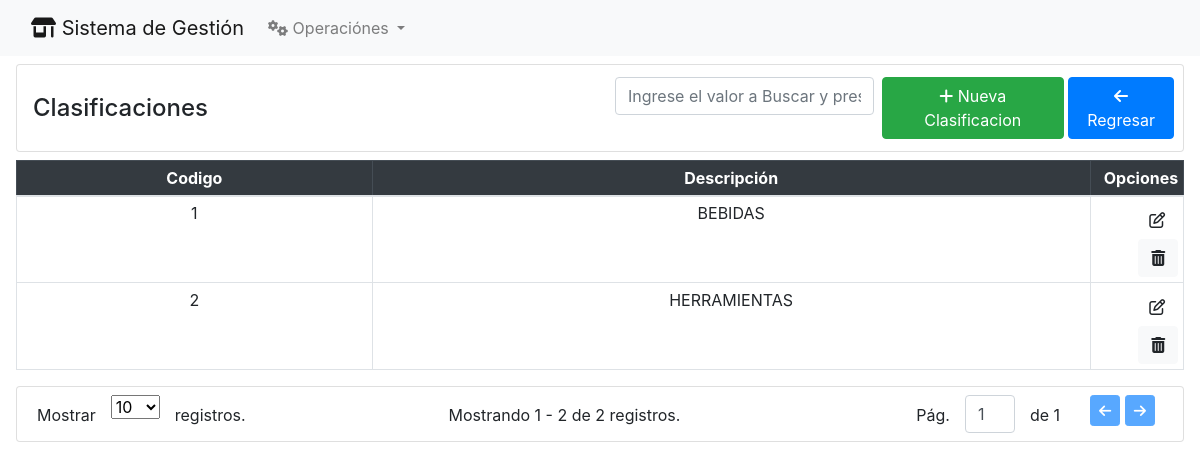
Page /clasificacion/ on the earlier database version.
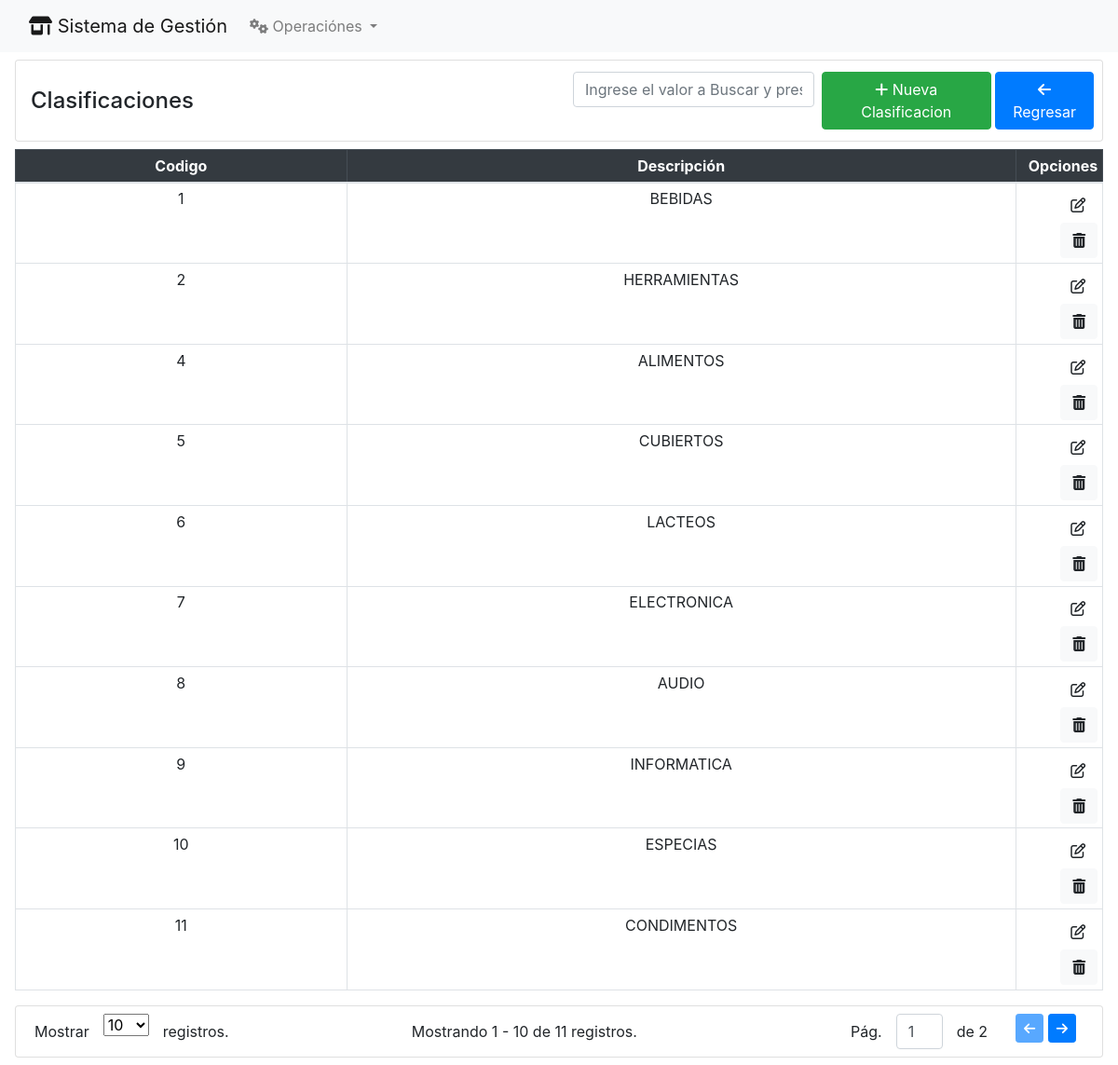
Same page on the later database version.
### Clasificaciones/models.py (models this page shows, shortened)
class Clasificaciones(models.Model):
    descripcion =  models.CharField(max_length = 250)
    estado = models.IntegerField(default = 1, null= True, blank = True)

### Clasificaciones/views.py (the view)
# urls.py: path("", clasificaciones_index, name="clasificaciones"),
def clasificaciones_index(request):
    template_name = 'clasificaciones_index.html'
    paginate_by = 10
    filter_value = request.GET.get('filter', '').strip()
    paginate_by_param = request.GET.get('paginate_by', paginate_by)
    if filter_value:
        queryset = Clasificaciones.objects.filter(
            Q(descripcion__icontains=filter_value),
        )
    else:
        queryset = Clasificaciones.objects.filter()
    paginator = Paginator(queryset, per_page=paginate_by_param)
    page = request.GET.get('page')
    blocks = paginator.get_page(page)
    context = {
        'page_obj': blocks,
        'title': 'Clasificaciones',
        'filter': filter_value,
    }
    return render(request, template_name, context)

### Clasificaciones/templates/clasificaciones_index.html (shortened to what this page needs)
{% extends 'home.html' %}
{% block content %}
<div class="card pr-2 my-2 mr-3 ml-3 mb-2">
    <div class="card-body pr-2 pl-3 py-1">
        <div class="row align-items-center">
            <div class="col">
                <h4 class="m-0 my-2">{{ title }}</h4>
            </div>
            <div class="col d-flex p-2 justify-content-end">
                <form class="mr-2 w-50" method="get">
                    <input type="text" class="form-control   text-center" name="filter"
                    placeholder="Ingrese el valor a Buscar y presione la tecla Enter">
                </form>
                <a href="{%url 'nueva_clasificacion'%}" class="btn btn-success"> <i class="fa-solid fa-plus"></i> Nueva
                    Clasificacion</a>
                <a href="{% url 'home' %}" class="btn btn-primary"> <i class="fa-solid fa-arrow-left"></i> Regresar</a>
            </div>
        </div>
    </div>
</div>
<div class=" pr-3  pl-3 ml-0 mb-2">
    <table class="table table-sm table-bordered">
        <thead class="table-dark ">
            <tr class="text-center">
                <th>Codigo</th>
                <th>Descripci&oacute;n</th>
                <th style="width: 8%; text-align: right;">Opciones</th>
            </tr>
        </thead>
        <tbody>
            {% for cla in page_obj %}
            <tr class="text-center">
                <td> {{cla.id}} </td>
                <td> {{cla.descripcion}} </td>
                <td style="text-align: right;">
                    <a href="modificar_clasificacion/{{cla.id}}/" class="btn btn-ligth"><i class="fa-regular fa-pen-to-square"></i></a>
                    <a href="#" class="btn btn-light btn_eliminar" data-bs-toggle="modal" data-bs-target="#exampleModal"
                        data-id="{{cla.id}}">
                        <i class="fa-solid fa-trash-can"></i>
                    </a>
                </td>
            </tr>
            {% endfor %}
        </tbody>
    </table>
</div>
{% include 'paginator.html' %}
{% endblock %}

### Home/templates/home.html (shortened to what this page needs)
{% load bootstrap4 %}
<!DOCTYPE html>
<html lang="en">
<head>
  {% bootstrap_css %}
</head>
<body>
  <link rel="stylesheet" href="https://cdn.jsdelivr.net/npm/bootstrap-select@1.13.1/dist/css/bootstrap-select.min.css">
  <link rel="stylesheet" href="https://cdnjs.cloudflare.com/ajax/libs/font-awesome/6.5.1/css/all.min.css"
 />
  {% load sweetify %}
  {% include 'navbar.html' %}
  {% block content %}{% endblock %}
</body>
</html>

### Home/templates/navbar.html (shortened to what this page needs)
<nav class="navbar navbar-expand-lg navbar-light bg-light">
    <div class="container-fluid">
        <a class="navbar-brand" href="{% url 'home' %}"><i class="fa-solid fa-shop"></i> Sistema de Gesti&oacute;n</a>
        <div class="collapse navbar-collapse" id="navbarSupportedContent">
            <ul class="navbar-nav me-auto mb-2 mb-lg-0">
                <li class="nav-item dropdown">
                    <a class="nav-link dropdown-toggle" href="#" id="navbarDropdown" role="button"
                        data-toggle="dropdown" aria-haspopup="true" aria-expanded="false"><i
                            class="fa-solid fa-gears"></i>
                        Operaci&oacute;nes
                    </a>
                </li>
            </ul>
        </div>
    </div>
</nav>

### Home/templates/paginator.html (shortened to what this page needs)
<div class="card pr-2 my-2 mr-3 ml-3 mb-2 cs-paginator">
    <div class="card-body cs-paginator-card-body">
        <div class="row" id="paginator">
            {% include 'paginator_content.html' %}
        </div>
    </div>
</div>

### Home/templates/paginator_content.html (shortened to what this page needs)
<div class="col-auto pr-0 cs-paginator-vert">Mostrar</div>
<div class="col-auto pr-0">
    <form method="get">
        <select class="selectpicker cs-srecordsview" data-width="fit" data-style="btn-primary" name="paginate_by" id="paginate_by" onchange="paginateByChange(this.form);">
            <option value="10" {% if page_obj.paginator.per_page == 10 %}selected{% endif %}>10</option>
        </select>
    </form>
</div>
<div class="col-auto cs-paginator-vert">registros.</div>
<div class="col"></div>
<div class="col-auto pr-5 cs-paginator-vert cs-dmiddletext"> Mostrando {{ page_obj.start_index }} - {{ page_obj.end_index }} de {{ page_obj.paginator.count }} registros.</div>
<div class="col"></div>
<div class="col-auto pr-0 cs-paginator-vert">Pág.</div>
<div class="col-auto pr-0">
    <form method="get">
        <input type="text" name="page" onkeydown="pageKeyDown(event, this.form);" class="form-control cs-ipagenumber" style="max-width: 50px" value="{{ page_obj.number }}">
    </form>
</div>
<div class="col-auto cs-paginator-vert cs-dpagetext">de {{ page_obj.paginator.num_pages }}</div>
<div class="col-auto">
    {% if page_obj.has_previous %}
    <a href="?page={{ page_obj.previous_page_number }}{% if page_obj.paginator.per_page %}&paginate_by={{ page_obj.paginator.per_page }}{% endif %}{% if request.GET.filter %}&filter={{ request.GET.filter }}{% endif %}"
        class="btn btn-primary btn-sm cs-bprevious" onclick="previousNextClick(this, event);">
        <i class="fa-solid fa-arrow-left"></i>
    </a>
    {% else %}
    <button type="button" class="btn btn-primary btn-sm cs-bprevious" disabled><i class="fa-solid fa-arrow-left"></i></button>
    {% endif %}
    {% if page_obj.has_next %}
    <a href="?page={{ page_obj.next_page_number }}{% if page_obj.paginator.per_page %}&paginate_by={{ page_obj.paginator.per_page }}{% endif %}{% if request.GET.filter %}&filter={{ request.GET.filter }}{% endif %}"
        class="btn btn-primary btn-sm cs-bnext" onclick="previousNextClick(this, event);">
        <i class="fa-solid fa-arrow-right"></i>
    </a>
    {% else %}
    <button type="button" class="btn btn-primary btn-sm cs-bnext" disabled><i class="fa-solid fa-arrow-right"></i></button>
    {% endif %}
</div>

### Home/templates/paginator.html (style rules this page uses)
.cs-paginator-card-body { padding-top: 0.5rem; padding-bottom: 0.5rem; }
.cs-paginator-vert { padding-top: 0.49rem; }

Differences in the rows shown:
added Clasificaciones: id "4", descripcion "ALIMENTOS"
added Clasificaciones: id "5", descripcion "CUBIERTOS"
added Clasificaciones: id "6", descripcion "LACTEOS"
added Clasificaciones: id "7", descripcion "ELECTRONICA"
added Clasificaciones: id "8", descripcion "AUDIO"
added Clasificaciones: id "9", descripcion "INFORMATICA"
added Clasificaciones: id "10", descripcion "ESPECIAS"
added Clasificaciones: id "11", descripcion "CONDIMENTOS"
Other differences:
{{ page_obj.end_index }}: "2" → "10"
{{ page_obj.paginator.count }}: "2" → "11"
{{ page_obj.paginator.num_pages }}: "1" → "2"
